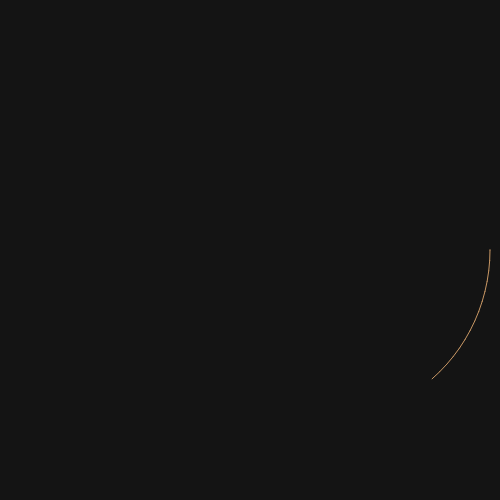
Frame 1 (no input)
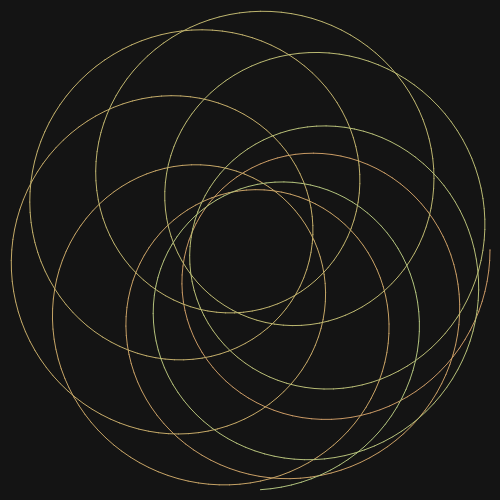
Frame 60 (no input)
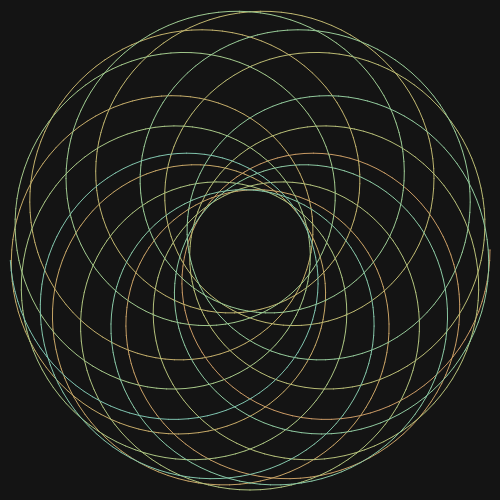
Frame 120 (the mouse pressed at the canvas centre since frame 60)

The p5.js sketch that drew these frames (run headless with seeded random() and noise() and a simulated clock; from frame 60 on, the mouse is pressed at the canvas centre):

// p5.js sketch
// ── sketch.js
let r1= 50
let r2= 50
let a1=0
let a2=0
let x1
let y1
let prevX
let prevY
let a1Inc
let a2Inc
let r
let g
let b
function setup() {
	createCanvas(500, 500)
background (20,20,20)
angleMode (DEGREES)
r1= 90
r2= 150
a1Inc = 0.5
a2Inc = 3.7
}

function draw() {
translate (width/2,height/2)
stroke (0)

for(i=0; i<15;i++) {
	const x1 =r1*cos(a1)
	const y1=r1*sin(a1)

    const x2=x1+r2*cos(a2)
	const y2=y1+r2*sin(a2)

	
	const r= map (cos(frameCount),-1,1,100,200)
	const g= map (sin(frameCount),-1,1,100,200)
	const b= map (cos(frameCount),-1,1,200,100)
	stroke (r,g,b)
	line (prevX,prevY,x2,y2)
	//stroke (random(0,255),random(0,255),random(0,255))
	prevX=x2
	prevY=y2

	a1+=a1Inc
	a2+=a2Inc
	}

}
